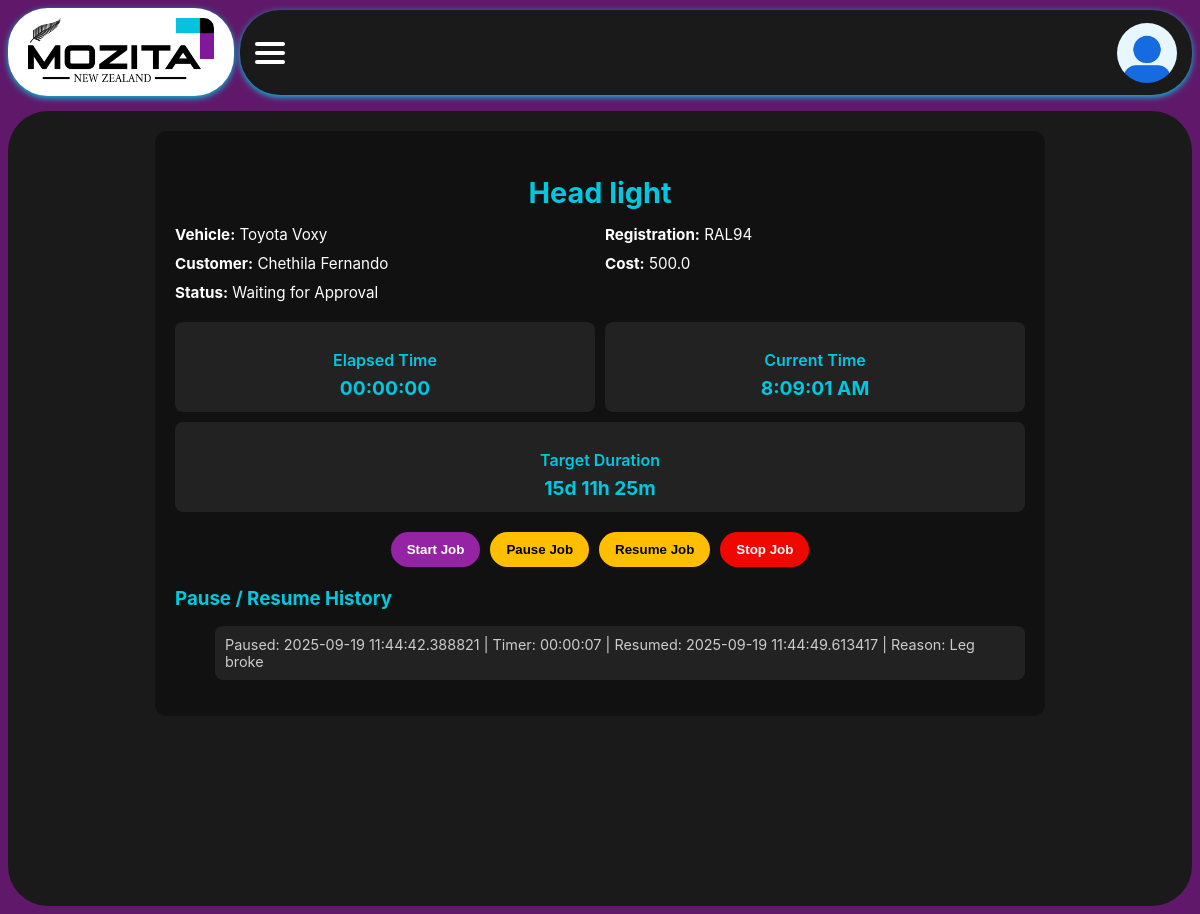
Before: /job_control/1 (signed in) with the older database file.
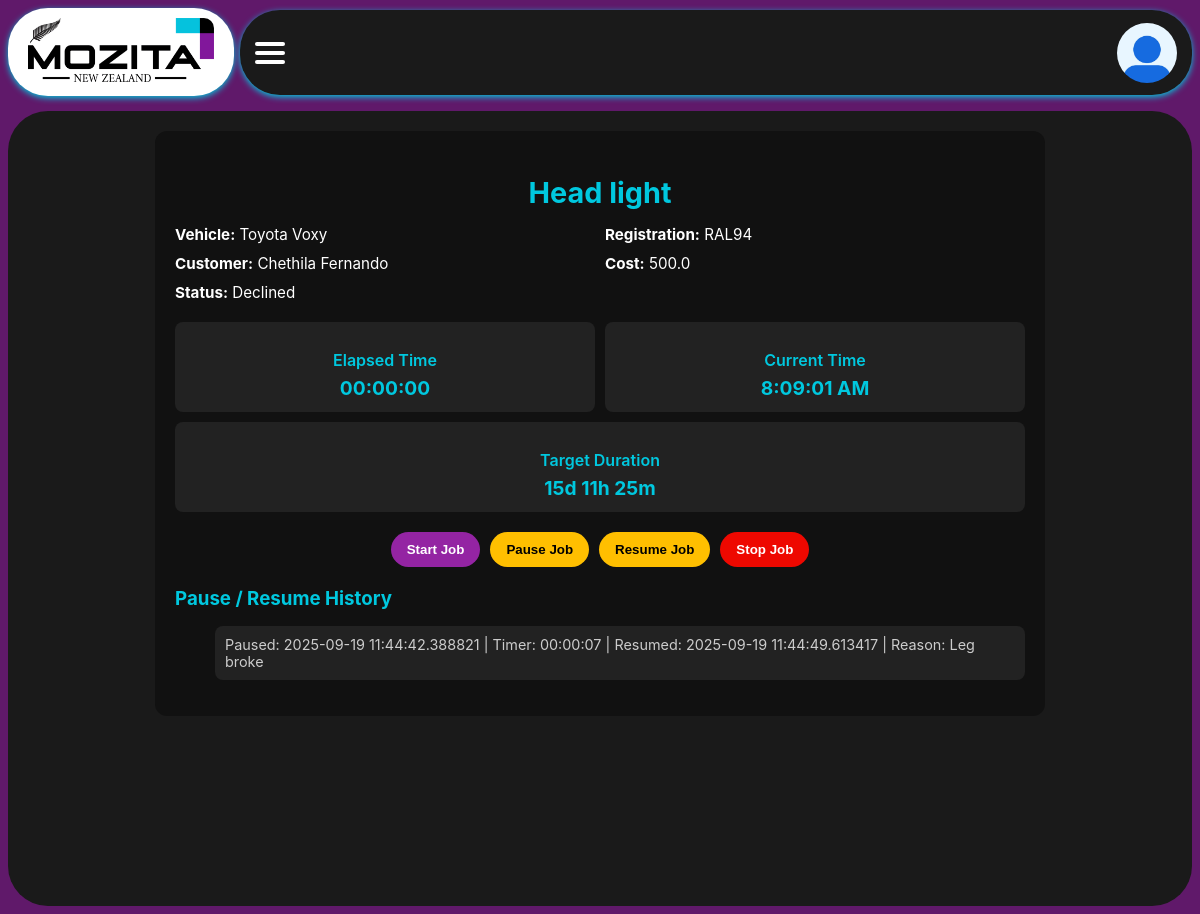
After: the same page with the newer database file.
### app/models.py (models this page shows, shortened)
class Job(db.Model):
    __tablename__ = 'job'
    id = db.Column(db.Integer, primary_key=True)
    job_description = db.Column(db.String(255), nullable=False)
    status = db.Column(db.String(50), default='Pending')
    accepted = db.Column(db.Boolean, default=False)
    technician_id = db.Column(db.Integer, db.ForeignKey('technicians.id'),
                              nullable=True)
    technician = db.relationship('Technician', back_populates='jobs')
    customer_id = db.Column(db.Integer, db.ForeignKey('customer.id'))
    customer = db.relationship('Customer', back_populates='jobs')
    start_time = db.Column(db.DateTime)
    end_time = db.Column(db.DateTime)
    target_duration = db.Column(db.Integer, default=0)  # minutes
    total_work_duration = db.Column(db.Integer, default=0)  # minutes
    vehicle_registration = db.Column(db.String(50))
    vehicle_make = db.Column(db.String(50))
    vehicle_model = db.Column(db.String(50))
    vehicle_year = db.Column(db.Integer)
    vehicle_color = db.Column(db.String(50))
    total_cost = db.Column(db.Float, default=0.0)
    notes = db.Column(db.Text)
    date_created = db.Column(db.DateTime, default=datetime.utcnow)
    pause_logs = db.relationship('PauseLog', backref='job', lazy=True)
    status_message = db.Column(db.String(255))      # For admin notifications

### app/routes.py (the view)
@main.route('/job_control/<int:job_id>')
@login_required
def job_control(job_id):
    job = Job.query.get_or_404(job_id)
    if (
        current_user.role == 'technician'
        and job.technician.user_id != current_user.id
    ):
        flash("Unauthorized action.", "error")
        return redirect(url_for('main.staff_dashboard'))
    return render_template('job_control.html', job=job)

### app/models.py (called while the page is built)
@login_manager.user_loader
def load_user(user_id):
    return User.query.get(int(user_id))

    def duration_seconds(self):
        if self.pause_end:
            return int((self.pause_end - self.pause_start).total_seconds())
        return int((datetime.utcnow() - self.pause_start).total_seconds())

### app/templates/job_control.html (shortened to what this page needs)
{% extends "layout.html" %}
{% block extra_css %}
<link rel="stylesheet" href="https://cdnjs.cloudflare.com/ajax/libs/font-awesome/6.4.0/css/all.min.css">
<link rel="stylesheet" href="{{ url_for('static', filename='css/job_control.css') }}">
{% endblock %}
{% block content %}
<div class="body-content">
  <div class="job-control-container">
    <div class="job-header">
      <h2>{{ job.job_description }}</h2>
      <div class="vehicle-info">
        <p><strong>Vehicle:</strong> {{ job.vehicle_make }} {{ job.vehicle_model }}</p>
        <p><strong>Registration:</strong> {{ job.vehicle_registration }}</p>
        <p><strong>Customer:</strong> {{ job.customer.full_name }}</p>
        <p><strong>Cost:</strong> {{ job.total_cost }}</p>
        <p><strong>Status:</strong> <span id="jobStatusLabel">{{ job.status }}</span></p>
      </div>
    </div>
    <div class="timer-section">
      <div class="timer-box">
        <p>Elapsed Time</p>
        <span id="liveTimer">00:00:00</span>
      </div>
      <div class="timer-box">
        <p>Current Time</p>
        <span id="currentTime">--:--:--</span>
      </div>
      <div class="timer-box">
        <p>Target Duration</p>
        <span>
          {% if job.target_duration %}
          {% set total_seconds = job.target_duration*60 %}
          {% set days = total_seconds // 86400 %}
          {% set hours = (total_seconds % 86400) // 3600 %}
          {% set minutes = (total_seconds % 3600) // 60 %}
          {{ days }}d {{ hours }}h {{ minutes }}m
          {% else %}
          1d 1h 30m
          {% endif %}
        </span>
      </div>
    </div>
    <div class="action-buttons">
      <button id="startButton" class="action-button start-button">Start Job</button>
      <div class="pause-container">
        <button id="pauseButton" class="action-button pause-button">Pause Job</button>
      </div>
      <button id="resumeButton" class="action-button resume-button">Resume Job</button>
      <button id="stopButton" class="action-button stop-button">Stop Job</button>
    </div>
    <div class="history-section">
      <h3>Pause / Resume History</h3>
      <ul class="history-list" id="pauseHistoryList">
        {% for p in job.pause_logs %}
        {% set seconds = p.duration_seconds() %}
        <li>
          Paused: {{ p.pause_start }} |
          Timer: {{ "%02d:%02d:%02d"|format(seconds // 3600, (seconds % 3600)//60, seconds % 60) }} |
          Resumed: {{ p.pause_end or 'Not resumed yet' }} |
          Reason: {{ p.reason }}
        </li>
        {% endfor %}
      </ul>
    </div>
  </div>
</div>
{% endblock %}

Changed rows visible on the page:
changed Job "Head light": status "Waiting for Approval" → "Declined"
